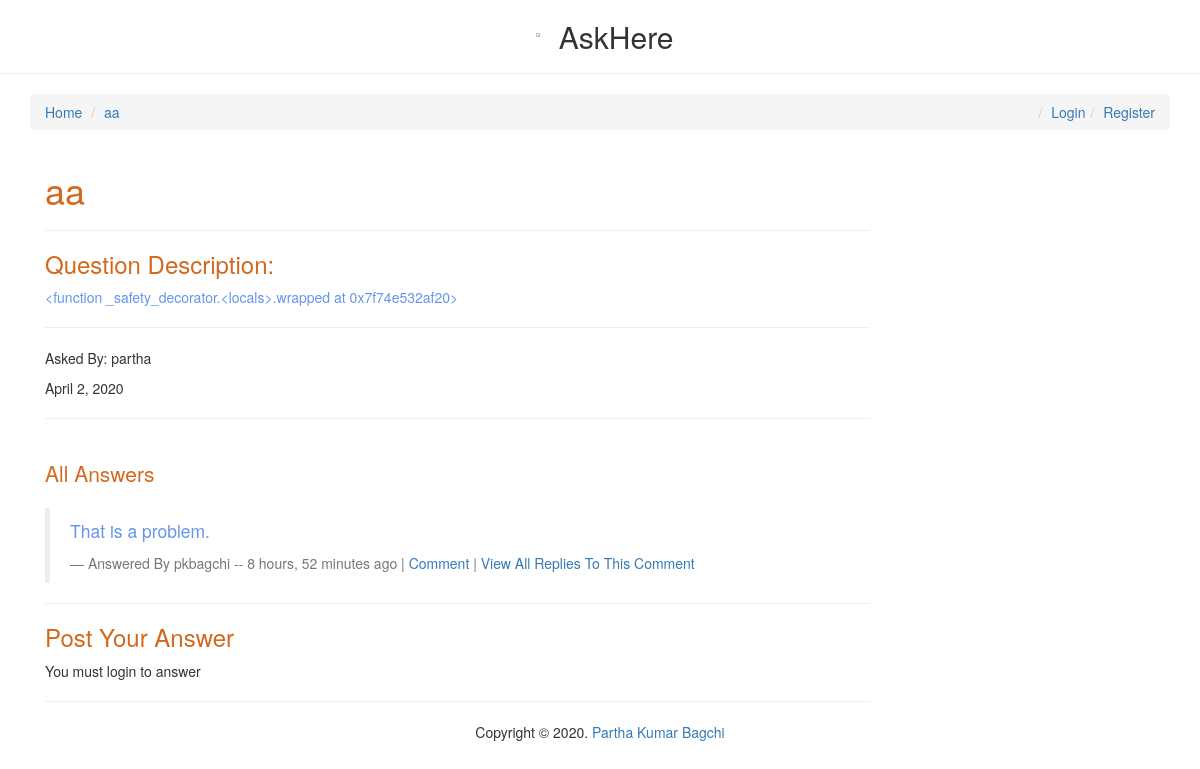
The app's page /aa/ with its own data.
### posts/models.py (models this page shows, shortened)
class Post(models.Model):
    user = models.ForeignKey(User, default=1)
    title = models.CharField(max_length=120)
    slug = models.SlugField(unique=True)
    image = models.ImageField(upload_to=upload_location,
            null=True,
            blank=True)
    height_field = models.IntegerField(default=50)
    width_field = models.IntegerField(default=100)
    content = models.TextField()
    draft = models.BooleanField(default=False)
    publish = models.DateField(auto_now=False, auto_now_add=True)
    read_time =  models.IntegerField(default=0)
    updated = models.DateTimeField(auto_now=True, auto_now_add=False)
    timestamp = models.DateTimeField(auto_now=False, auto_now_add=True)
    objects = PostManager()
    def get_absolute_url(self):
        return reverse("posts:detail", kwargs={"slug": self.slug})
    class Meta:
        ordering = ["-timestamp", "-updated"]
    def get_markdown(self):
        content = self.content
        markdown_text = markdown(content)
        return mark_safe(markdown_text)
    @property
    def comments(self):
        instance = self
        qs = Comment.objects.filter_by_instance(instance)
        return qs
    @property
    def get_content_type(self):
        instance = self
        content_type = ContentType.objects.get_for_model(instance.__class__)
        return content_type

### comments/models.py (models this page shows, shortened)
class Comment(models.Model):
    user        = models.ForeignKey(settings.AUTH_USER_MODEL, default=1)
    content_type = models.ForeignKey(ContentType, on_delete=models.CASCADE)
    object_id = models.PositiveIntegerField()
    content_object = GenericForeignKey('content_type', 'object_id')
    parent      = models.ForeignKey("self", null=True, blank=True)
    content     = models.TextField()
    timestamp   = models.DateTimeField(auto_now_add=True)
    objects = CommentManager()
    class Meta:
        ordering = ['-timestamp']
    def get_absolute_url(self):
        return reverse("comments:thread", kwargs={"id": self.id})
    def children(self): #replies
        return Comment.objects.filter(parent=self)

### posts/views.py (the view, shortened to what this page needs)
# urls.py: url(r'^(?P<slug>[\w-]+)/$', post_detail, name='detail'),
def post_detail(request, slug=None):
	instance = get_object_or_404(Post, slug=slug)
	if instance.publish > timezone.now().date() or instance.draft:
		if not request.user.is_staff or not request.user.is_superuser or not request.user.is_authenticated:
			raise Http404
	share_string = quote_plus(instance.content)
	initial_data = {
			"content_type": instance.get_content_type,
			"object_id": instance.id
	}
	form = CommentForm(request.POST or None, initial=initial_data)
	comments = instance.comments
	context = {
		"title": instance.title,
		"instance": instance,
		"share_string": share_string,
		"comments": comments,
		"comment_form":form,
		"current_user":request.user,
	}
	return render(request, "post_detail.html", context)

### comments/models.py (called while the page is built)
    def filter_by_instance(self, instance):
        content_type = ContentType.objects.get_for_model(instance.__class__)
        obj_id = instance.id
        qs = super(CommentManager, self).filter(content_type=content_type, object_id= obj_id).filter(parent=None)
        return qs

### templates/post_detail.html (shortened to what this page needs)
{% extends "base.html" %}
{% load urlify %}
{% load crispy_forms_tags %}
 {% block post_detail_link %}
  <li><a href='{{ instance.get_absolute_url }}'>{{ instance.title }}</a></li>
  {% endblock %}
{% block content %}
<div class='col-sm-9 col-sm-offset-0.1'>
        <h1 style="color: chocolate;">{{ title }}</h1>
        <hr/>
        <h3 style="color:chocolate;">Question Description:</h3>
<div class='row'>
<div class='col-sm-12 '>
   <div class='post-detail-item'><p style="color:cornflowerblue ;font-family: "Times New Roman", Times, serif;">{{ instance.get_markdown }}</p></div>
    <hr/>
    {% if instance.user %}
<p>Asked By: {{ instance.user }} </p>  <p>{{ instance.publish }}</p>
{% endif %}
<hr/>
    <br/>
    <div>
        <p class='lead' style="color:chocolate;">All Answers</p>
        {% for comment in comments %}
        <blockquote>
          <p style="color:cornflowerblue ;">{{ comment.content }}</p>
          <footer>Answered By {{ comment.user }} -- {{ comment.timestamp|timesince }} ago |  <a class='comment-reply-btn' href='#'>Comment</a> | <a class='' href='{{ comment.get_absolute_url }}'>View All Replies To This Comment</a></footer>
        </blockquote>
        <hr/>
        {% endfor %}
        <h3 style="color:chocolate;">Post Your Answer</h3>
        {% if request.user.is_authenticated %}
        <form method="POST" action="."> {% csrf_token %}
            {{ comment_form|crispy }}
            <input type='submit' value='Post Answer' class='btn btn-default'>
        </form>
        {% else %}
        <p>You must login to answer </p>
        {% endif %}
        <hr/>
    </div>
</div>
</div>
</div>
{% endblock content %}

### static/css/base.css (style rules this page uses)
h1 { color: #777777; }

### records on screen
Post: title "aa", get_markdown "<function _safety_decorator.<locals>.wrapped at 0x7f74e532af20>", user "partha", publish "April 2, 2020"
Comment: content "That is a problem.", user "pkbagchi", timestamp "8 hours, 52 minutes"
